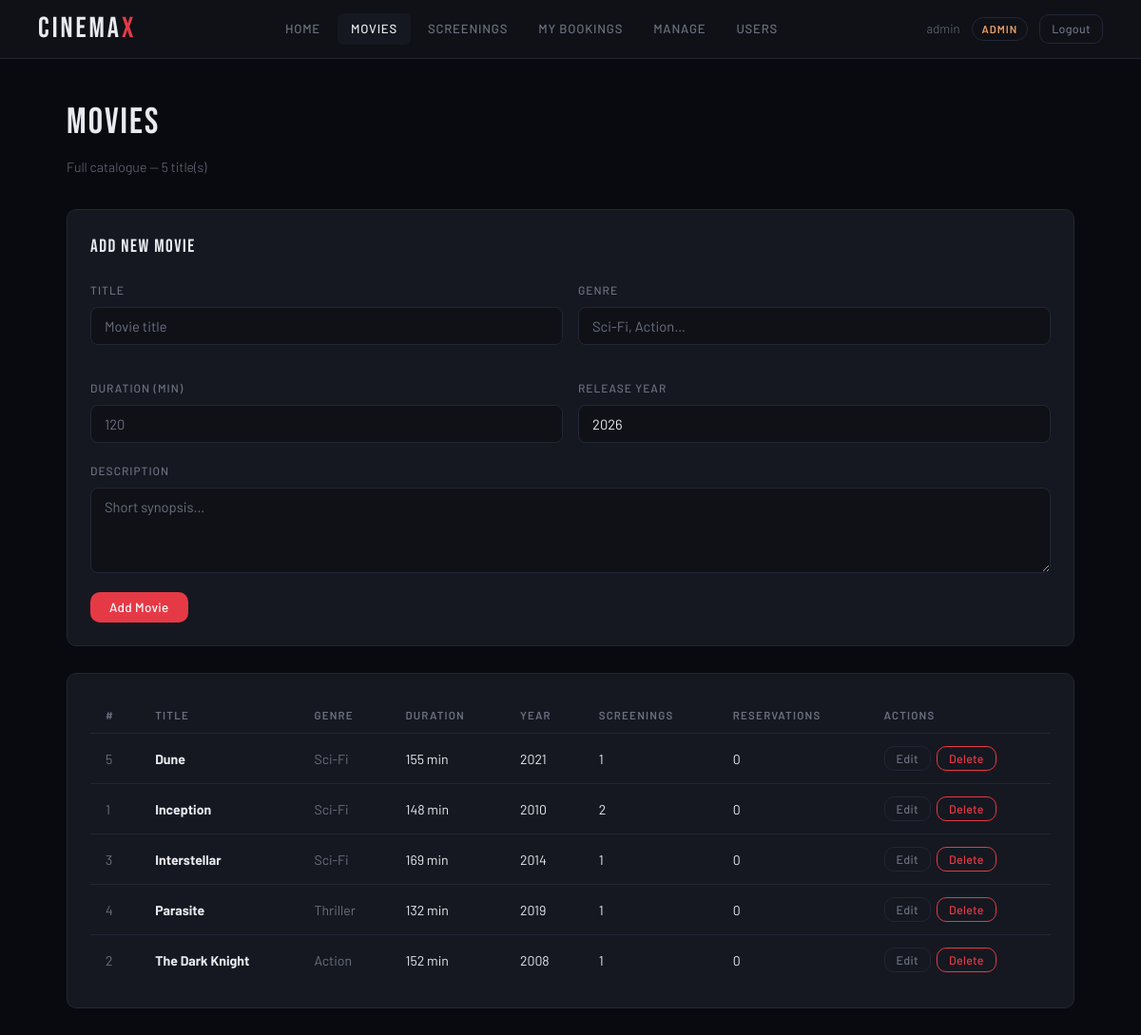
Screenshot of /movies.php (signed in) with the database file from the repository.
### tables this page shows
CREATE TABLE movies (
    id           INT AUTO_INCREMENT PRIMARY KEY,
    title        VARCHAR(200) NOT NULL,
    genre        VARCHAR(80)  NOT NULL,
    duration     INT          NOT NULL COMMENT 'Duration in minutes',
    description  TEXT,
    release_year YEAR,
    created_at   DATETIME DEFAULT CURRENT_TIMESTAMP,
    deleted_at   DATETIME DEFAULT NULL
);

### auth.php (called while the page is built, shortened)
<?php
function isAdmin(): bool {
    return ($_SESSION['role'] ?? '') === 'admin';
}
function isModerator(): bool {
    return in_array($_SESSION['role'] ?? '', ['admin', 'moderator'], true);
}

### movies.php (the view, shortened to what this page needs)
<?php
require_once 'auth.php';
include 'header.php';
$db      = new DbConnector('localhost', 'root', 'root', 'CINEMA_DB');
$movies = $db->query('
    SELECT m.*,
           COUNT(DISTINCT s.id)   AS screening_count,
           COUNT(DISTINCT res.id) AS reservation_count
    FROM movies m
    LEFT JOIN screenings   s   ON s.movie_id = m.id   AND s.deleted_at IS NULL
    LEFT JOIN reservations res ON res.screening_id = s.id AND res.status = "confirmed"
    WHERE m.deleted_at IS NULL
    GROUP BY m.id
    ORDER BY m.title
')->fetchAll();
?>
<!DOCTYPE html>
<html lang="en">
<head>
    <link rel="stylesheet" href="style.css">
</head>
<body>
<div class="container">
    <div class="page-title">Movies</div>
    <p class="page-subtitle">Full catalogue — <?php echo count($movies); ?> title(s)</p>
    <?php if (isModerator()): ?>
    <div class="card" style="margin-bottom:28px">
        <div class="section-title" style="margin-bottom:20px; font-size:1.2rem">Add New Movie</div>
        <form method="POST">
            <div style="display:grid; grid-template-columns:1fr 1fr; gap:16px">
                <div class="form-group">
                    <label class="form-label">Title</label>
                    <input type="text" name="title" class="form-control" placeholder="Movie title" required>
                </div>
                <div class="form-group">
                    <label class="form-label">Genre</label>
                    <input type="text" name="genre" class="form-control" placeholder="Sci-Fi, Action…">
                </div>
                <div class="form-group">
                    <label class="form-label">Duration (min)</label>
                    <input type="number" name="duration" class="form-control" placeholder="120" min="1" required>
                </div>
                <div class="form-group">
                    <label class="form-label">Release Year</label>
                    <input type="number" name="release_year" class="form-control" value="<?php echo date('Y'); ?>" min="1900">
                </div>
            </div>
            <div class="form-group">
                <label class="form-label">Description</label>
                <textarea name="description" class="form-control" placeholder="Short synopsis…"></textarea>
            </div>
            <button type="submit" class="btn btn-primary">Add Movie</button>
        </form>
    </div>
    <?php endif; ?>
    <div class="card">
        <div class="table-wrap">
            <table>
                <thead>
                    <tr>
                        <th>#</th>
                        <th>Title</th>
                        <th>Genre</th>
                        <th>Duration</th>
                        <th>Year</th>
                        <th>Screenings</th>
                        <th>Reservations</th>
                        <?php if (isModerator()): ?><th>Actions</th><?php endif; ?>
                    </tr>
                </thead>
                <tbody>
                    <?php foreach ($movies as $i => $m): ?>
                    <tr style="animation:fadeUp .3s ease <?php echo $i*.04; ?>s both">
                        <td style="color:var(--muted)"><?php echo (int)$m['id']; ?></td>
                        <td><strong><?php echo htmlspecialchars($m['title']); ?></strong></td>
                        <td style="color:var(--muted)"><?php echo htmlspecialchars($m['genre']); ?></td>
                        <td><?php echo (int)$m['duration']; ?> min</td>
                        <td><?php echo htmlspecialchars($m['release_year']); ?></td>
                        <td><?php echo (int)$m['screening_count']; ?></td>
                        <td><?php echo (int)$m['reservation_count']; ?></td>
                        <?php if (isModerator()): ?>
                        <td>
                            <div style="display:flex; gap:6px; flex-wrap:wrap">
                                <button class="btn btn-outline btn-sm"
                                        onclick="toggleEdit(<?php echo (int)$m['id']; ?>)">Edit</button>
                                <?php if (isAdmin()): ?>
                                <form method="POST" onsubmit="return confirm('Delete this movie and all its screenings?')">
                                    <button type="submit" class="btn btn-danger btn-sm">Delete</button>
                                </form>
                                <?php endif; ?>
                            </div>
                        </td>
                        <?php endif; ?>
                    </tr>
                    <?php endforeach; ?>
                </tbody>
            </table>
        </div>
    </div>
</div>
</body>
</html>

### header.php (shortened to what this page needs)
<?php
$currentPage = basename($_SERVER['PHP_SELF'], '.php');
?>
<header>
    <div class="logo">CINEMA<span>X</span></div>
    <link rel="stylesheet" href="style.css">
    <nav>
        <a href="index.php"    class="<?php echo $currentPage === 'index'    ? 'active' : ''; ?>">Home</a>
        <a href="movies.php"   class="<?php echo $currentPage === 'movies'   ? 'active' : ''; ?>">Movies</a>
        <a href="screenings.php" class="<?php echo $currentPage === 'screenings' ? 'active' : ''; ?>">Screenings</a>
        <a href="my_reservations.php" class="<?php echo $currentPage === 'my_reservations' ? 'active' : ''; ?>">My Bookings</a>
        <?php if (isset($_SESSION['role']) && in_array($_SESSION['role'], ['admin','moderator'])): ?>
            <a href="manage_reservations.php" class="<?php echo $currentPage === 'manage_reservations' ? 'active' : ''; ?>">Manage</a>
        <?php endif; ?>
        <?php if (isset($_SESSION['role']) && $_SESSION['role'] === 'admin'): ?>
            <a href="users.php" class="<?php echo $currentPage === 'users' ? 'active' : ''; ?>">Users</a>
        <?php endif; ?>
    </nav>
    <div class="header-right">
        <?php if (isset($_SESSION['username'])): ?>
            <span style="font-size:.82rem; color:var(--muted)"><?php echo htmlspecialchars($_SESSION['username']); ?></span>
            <?php if (isset($_SESSION['role'])): ?>
                <span class="badge"><?php echo htmlspecialchars($_SESSION['role']); ?></span>
            <?php endif; ?>
            <a href="logout.php" class="btn btn-outline btn-sm">Logout</a>
        <?php endif; ?>
    </div>
</header>

### style.css (style rules this page uses)
*, *::before, *::after { box-sizing: border-box; margin: 0; padding: 0; }
:root { --bg: #080a0f; --surface: #0f1117; --card: #151820; --border: #232635; --accent: #e63946; --gold: #f4a261; --text: #e8eaf0; --muted: #6b7080; --success: #52b788; --danger: #e63946; --radius: 10px; --font-display: 'Bebas Neue', sans-serif; --font-body: 'Barlow', sans-serif; }
body { background: var(--bg); color: var(--text); font-family: var(--font-body); font-weight: 300; min-height: 100vh; line-height: 1.6; }
header { display: flex; align-items: center; justify-content: space-between; padding: 0 40px; height: 62px; background: var(--surface); border-bottom: 1px solid var(--border); position: sticky; top: 0; z-index: 200; }
.logo { font-family: var(--font-display); font-size: 1.9rem; letter-spacing: 3px; color: var(--text); }
.logo span { color: var(--accent); }
nav { display: flex; gap: 4px; }
nav a { color: var(--muted); text-decoration: none; font-size: 0.82rem; font-weight: 500; letter-spacing: 0.8px; text-transform: uppercase; padding: 6px 14px; border-radius: 6px; transition: color 0.2s, background 0.2s; }
nav a:hover, nav a.active { color: var(--text); background: var(--card); }
.header-right { display: flex; align-items: center; gap: 12px; }
.badge { font-size: 0.7rem; font-weight: 600; letter-spacing: 1px; text-transform: uppercase; padding: 3px 10px; border-radius: 20px; border: 1px solid var(--border); color: var(--gold); }
.btn { display: inline-flex; align-items: center; gap: 6px; padding: 8px 20px; border-radius: var(--radius); font-family: var(--font-body); font-size: 0.84rem; font-weight: 500; cursor: pointer; text-decoration: none; border: none; transition: all 0.2s; letter-spacing: 0.3px; }
.btn-primary { background: var(--accent); color: #fff; }
.btn-outline { background: transparent; border: 1px solid var(--border); color: var(--muted); }
.btn-danger { background: transparent; border: 1px solid var(--danger); color: var(--danger); }
.btn-sm { padding: 5px 12px; font-size: 0.78rem; }
.container { max-width: 1100px; margin: 0 auto; padding: 36px 20px 80px; }
.page-title { font-family: var(--font-display); font-size: 2.4rem; letter-spacing: 2px; color: var(--text); margin-bottom: 6px; }
.page-subtitle { font-size: 0.88rem; color: var(--muted); margin-bottom: 32px; }
.card { background: var(--card); border: 1px solid var(--border); border-radius: var(--radius); padding: 24px; }
.table-wrap { overflow-x: auto; }
table { width: 100%; border-collapse: collapse; font-size: 0.88rem; }
thead th { text-align: left; padding: 12px 16px; font-size: 0.72rem; font-weight: 600; letter-spacing: 1.2px; text-transform: uppercase; color: var(--muted); border-bottom: 1px solid var(--border); }
tbody tr { border-bottom: 1px solid var(--border); transition: background 0.15s; }
tbody tr:last-child { border-bottom: none; }
tbody td { padding: 13px 16px; color: var(--text); vertical-align: middle; }
.form-group { margin-bottom: 20px; }
.form-label { display: block; font-size: 0.75rem; font-weight: 500; letter-spacing: 1px; text-transform: uppercase; color: var(--muted); margin-bottom: 8px; }
.form-control { width: 100%; background: var(--surface); border: 1px solid var(--border); border-radius: 8px; padding: 10px 14px; color: var(--text); font-family: var(--font-body); font-size: 0.92rem; outline: none; transition: border-color 0.2s; }
.form-control::placeholder { color: var(--muted); }
textarea.form-control { resize: vertical; min-height: 90px; }
.section-title { font-family: var(--font-display); font-size: 1.5rem; letter-spacing: 1.5px; color: var(--text); }

### rows the page displays
movies: id "5", title "Dune", genre "Sci-Fi", duration "155", release_year "2021", screening_count "1", reservation_count "0"
movies: id "1", title "Inception", genre "Sci-Fi", duration "148", release_year "2010", screening_count "2", reservation_count "0"
movies: id "3", title "Interstellar", genre "Sci-Fi", duration "169", release_year "2014", screening_count "1", reservation_count "0"
movies: id "4", title "Parasite", genre "Thriller", duration "132", release_year "2019", screening_count "1", reservation_count "0"
movies: id "2", title "The Dark Knight", genre "Action", duration "152", release_year "2008", screening_count "1", reservation_count "0"

### other values shown
$_SESSION['username'] "admin"
$_SESSION['role'] "ADMIN"
count($movies) "5"
